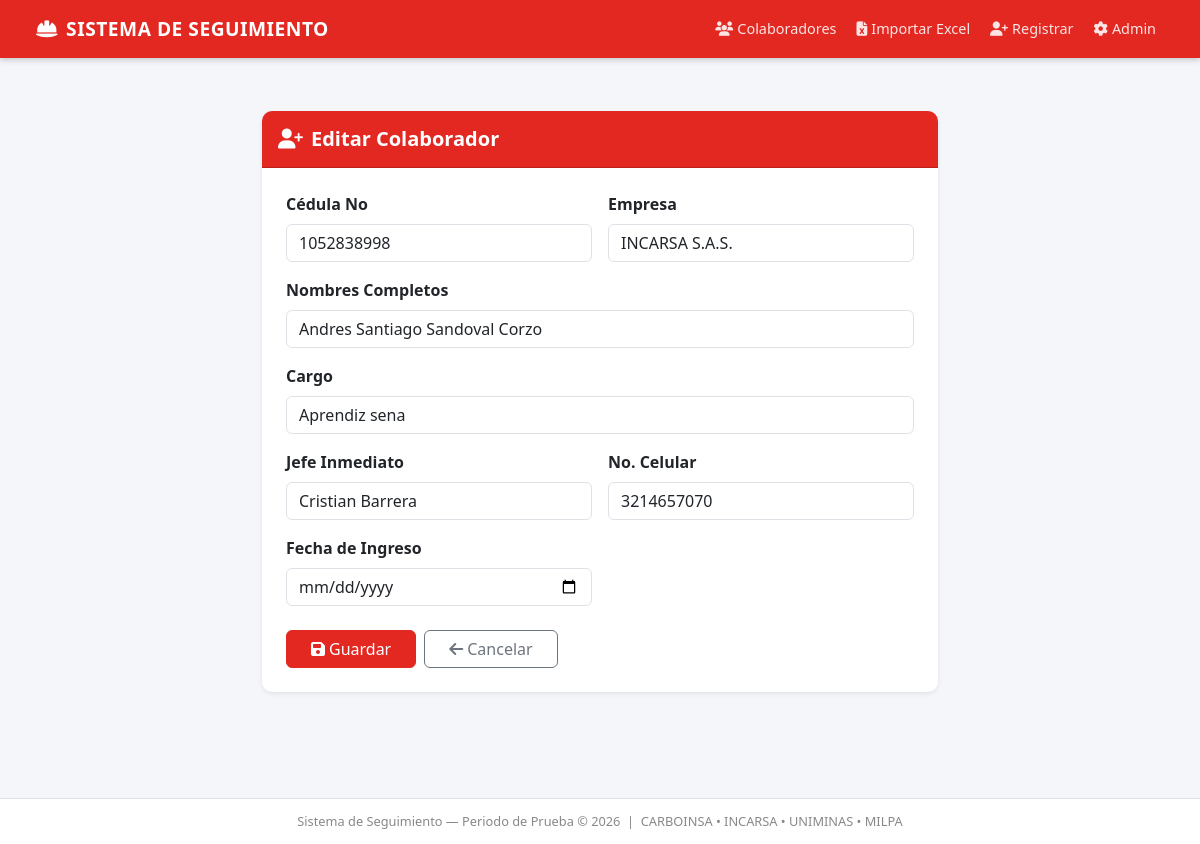
Screenshot of /periodo-prueba/editar/1/ with the database file from the repository.
### _periodo_de_prueba/models.py (models this page shows, shortened)
class Colaborador(models.Model):
    cedula = models.CharField(max_length=20, unique=True, verbose_name='Cédula No')
    nombres = models.CharField(max_length=200, verbose_name='Nombres')
    cargo = models.CharField(max_length=200, verbose_name='Cargo')
    jefe_inmediato = models.CharField(max_length=200, verbose_name='Jefe Inmediato')
    empresa = models.CharField(max_length=20, choices=EMPRESA_CHOICES, verbose_name='Empresa')
    celular = models.CharField(max_length=20, verbose_name='No Celular')
    fecha_ingreso = models.DateField(verbose_name='Fecha de Ingreso')
    alerta_30_enviada = models.BooleanField(default=False, verbose_name='Alerta 30 días enviada')
    alerta_50_enviada = models.BooleanField(default=False, verbose_name='Alerta 50 días enviada')
    evaluacion_30_completada = models.BooleanField(default=False, verbose_name='Evaluación 30 días completada')
    evaluacion_50_completada = models.BooleanField(default=False, verbose_name='Evaluación 50 días completada')
    created_at = models.DateTimeField(auto_now_add=True)
    class Meta:
        verbose_name = 'Colaborador'
        verbose_name_plural = 'Colaboradores'
        ordering = ['fecha_ingreso', 'nombres']

### _periodo_de_prueba/views.py (the view)
# urls.py: path('editar/<int:pk>/', views.editar_colaborador, name='editar'),
def editar_colaborador(request, pk):
    colaborador = get_object_or_404(Colaborador, pk=pk)
    if request.method == 'POST':
        form = ColaboradorForm(request.POST, instance=colaborador)
        if form.is_valid():
            form.save()
            messages.success(request, 'Colaborador actualizado.')
            return redirect('periodo:lista')
    else:
        form = ColaboradorForm(instance=colaborador)
    return render(request, '_periodo_de_prueba/form.html', {'form': form, 'titulo': 'Editar Colaborador'})

### _periodo_de_prueba/forms.py
class ColaboradorForm(forms.ModelForm):
    class Meta:
        model = Colaborador
        fields = [
            'cedula', 'nombres', 'cargo', 'jefe_inmediato',
            'empresa', 'celular', 'fecha_ingreso'
        ]
        widgets = {
            'cedula': forms.TextInput(attrs={'class': 'form-control', 'placeholder': 'Ej: 1055247375'}),
            'nombres': forms.TextInput(attrs={'class': 'form-control', 'placeholder': 'Nombre completo'}),
            'cargo': forms.TextInput(attrs={'class': 'form-control', 'placeholder': 'Cargo'}),
            'jefe_inmediato': forms.TextInput(attrs={'class': 'form-control', 'placeholder': 'Nombre del jefe'}),
            'empresa': forms.Select(attrs={'class': 'form-control'}),
            'celular': forms.TextInput(attrs={'class': 'form-control', 'placeholder': 'No. Celular'}),
            'fecha_ingreso': forms.DateInput(attrs={'class': 'form-control', 'type': 'date'}),
        }

### _periodo_de_prueba/templates/_periodo_de_prueba/form.html (shortened to what this page needs)
{% extends 'base.html' %}
{% block content %}
<div class="container mt-4" style="max-width: 700px;">
  <div class="card shadow-sm border-0">
    <div class="card-header text-white py-3" style="background-color: #E32822;">
      <h5 class="mb-0 fw-bold">
        <i class="fas fa-user-plus me-2"></i>{{ titulo }}
      </h5>
    </div>
    <div class="card-body p-4">
      <form method="POST">
        <div class="row g-3">
          <div class="col-md-6">
            <label class="form-label fw-semibold">Cédula No</label>
            {{ form.cedula }}
          </div>
          <div class="col-md-6">
            <label class="form-label fw-semibold">Empresa</label>
            {{ form.empresa }}
          </div>
          <div class="col-12">
            <label class="form-label fw-semibold">Nombres Completos</label>
            {{ form.nombres }}
          </div>
          <div class="col-12">
            <label class="form-label fw-semibold">Cargo</label>
            {{ form.cargo }}
          </div>
          <div class="col-md-6">
            <label class="form-label fw-semibold">Jefe Inmediato</label>
            {{ form.jefe_inmediato }}
          </div>
          <div class="col-md-6">
            <label class="form-label fw-semibold">No. Celular</label>
            {{ form.celular }}
          </div>
          <div class="col-md-6">
            <label class="form-label fw-semibold">Fecha de Ingreso</label>
            {{ form.fecha_ingreso }}
          </div>
        </div>
        <div class="d-flex gap-2 mt-4">
          <button type="submit" class="btn btn-danger px-4">
            <i class="fas fa-save me-1"></i>Guardar
          </button>
          <a href="{% url 'periodo:lista' %}" class="btn btn-outline-secondary px-4">
            <i class="fas fa-arrow-left me-1"></i>Cancelar
          </a>
        </div>
      </form>
    </div>
  </div>
</div>
{% endblock %}

### _periodo_de_prueba/templates/base.html (style rules this page uses)
:root { --rojo: #E32822; --rojo-oscuro: #b51f1a; }
body { background-color: #f4f6f9; font-family: 'Segoe UI', sans-serif; }
.card { border-radius: 10px; }
.card-header { border-radius: 10px 10px 0 0 !important; }
.btn-danger { background-color: var(--rojo); border-color: var(--rojo); }

### rows the page displays
Colaborador: cedula "1052838998", empresa "INCARSA S.A.S.", nombres "Andres Santiago Sandoval Corzo", cargo "Aprendiz sena", jefe_inmediato "Cristian Barrera", celular "3214657070"

### other values shown
{{ titulo }} "Editar Colaborador"
